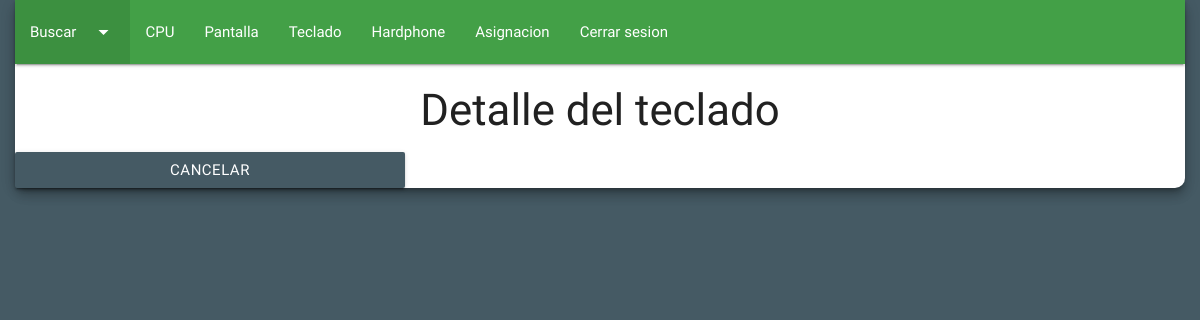
/?detalle=4555&c=admin&a=DetalleTeclado (signed in), run on an earlier commit of the app's database.
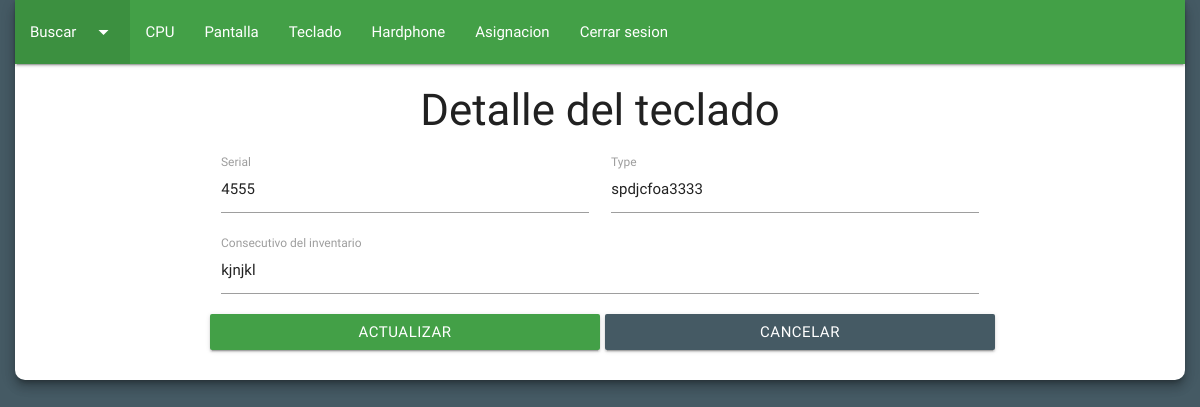
And on a later commit of the database.
### tables this page shows
CREATE TABLE `teclado` (
  `tec_id` int(11) NOT NULL COMMENT 'En este campo se almacena la clave primaria de cada registro. Este campo es la llave primaria de la tabla.',
  `tec_serial` varchar(50) NOT NULL COMMENT 'En este campo se va a almacenar el serial del teclado que se esta registrando.',
  `tec_type` varchar(50) NOT NULL COMMENT 'En este campo se va a almacenar el type del teclado que se esta registrando.',
  `tec_consecutivo` varchar(50) NOT NULL COMMENT 'En este campo se va a almacenar el consecutivo de inventario de cada teclado que se esta registrando.',
  `tec_estado` varchar(50) NOT NULL COMMENT 'Este campo va a almacenar el estado de un teclado determinado, ya sea asignado o sin asignacion.'
);

### model/conn.model.php (called while the page is built, shortened)
<?php
class DataBase{
  private static $db_host = "localhost";
  private static $db_name = "inventario";
  private static $db_user = "root";
  private static $db_pass = "";
  private static $db_conn = null;
  public static function connect(){
    if(self::$db_conn == null){
      try{
        self::$db_conn = new PDO("mysql:host=".self::$db_host.";dbname=".self::$db_name,self::$db_user,self::$db_pass);
        self::$db_conn->exec("SET CHARACTER SET utf8");
      }catch(PDOException $e){
        die($e->getMessage());
      }
    }
    return self::$db_conn;
  }
}
?>

### model/user.model.php (called while the page is built, shortened)
<?php
class UserModel{
  private $pdo;
  public function __CONSTRUCT(){
    try{
      $this->pdo = DataBase::connect();
      $this->pdo->setAttribute(PDO::ATTR_ERRMODE,PDO::ERRMODE_EXCEPTION);
    }catch(PDOException $e){
      die($e->getMessage());
    }
  }
  public function DetalleTeclado($detalle){
    try {
      $sql= "SELECT * FROM teclado WHERE tec_serial= '$detalle'";
      $query= $this->pdo->prepare($sql);
      $query->execute();
      $result= $query->fetchALL(PDO::FETCH_OBJ);
    } catch (PDOException $e) {
      die($e->getMessage());
    }
    return $result;
  }
}
 ?>

### view/modules/admin/detalleTeclado.php (the view, shortened to what this page needs)
<div class="row z-depth-4" id="cuerpo">
  <nav>
    <div class="nav-wrapper green darken-1">
      <ul>
        <li class="active"><a class="dropdown-button" data-activates="dropdown1" href="">Buscar<i class="material-icons right">arrow_drop_down</i></a></li>
        <li><a href="?c=admin&a=Equipo">CPU</a></li>
        <li><a href="?c=admin&a=Pantalla">Pantalla</a></li>
        <li><a href="?c=admin&a=Teclado">Teclado</a></li>
        <li><a href="?c=admin&a=Hardphone">Hardphone</a></li>
        <li><a href="?c=admin&a=Asignacion">Asignacion</a></li>
        <li><a href="?c=admin&a=logout">Cerrar sesion</a></li>
      </ul>
    </div>
  </nav>
  <form action="?c=admin&a=UpdateTeclado" method="post">
    <h3>Detalle del teclado</h3>
    <?php foreach($result as $data){ ?>
    <div class="input-field col s4 offset-s2">
      <input type="text" name="data[]" value="<?php echo $data->tec_serial; ?>" required>
      <label>Serial</label>
    </div>
    <div class="input-field col s4">
      <input type="text" name="data[]" value="<?php echo $data->tec_type; ?>" required>
      <label>Type</label>
    </div>
    <div class="input-field col s8 offset-s2">
      <input type="text" name="data[]" value="<?php echo $data->tec_consecutivo; ?>" required>
      <label>Consecutivo del inventario</label>
    </div>
    <button id="btn" type="submit" class="btn waves-effect waves-light col s4 offset-s2 green darken-1">Actualizar</button>
  <?php } ?>
  </form>
  <a href="?c=admin&a=ReadTeclado" class="btn waves-effect waves-light col s4 blue-grey darken-2">Cancelar</a>
</div>

What changed in the data, as far as the page shows it:
added teclado: tec_serial "4555", tec_type "spdjcfoa3333", tec_consecutivo "kjnjkl"
